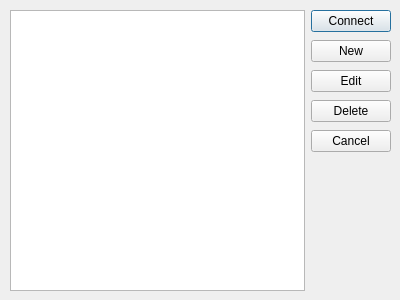
<?xml version="1.0" encoding="UTF-8"?>
<ui version="4.0">
 <class>ConnectionList</class>
 <widget class="QDialog" name="ConnectionList">
  <property name="geometry">
   <rect>
    <x>0</x>
    <y>0</y>
    <width>400</width>
    <height>300</height>
   </rect>
  </property>
  <property name="windowTitle">
   <string>Dialog</string>
  </property>
  <widget class="QWidget" name="horizontalLayoutWidget">
   <property name="geometry">
    <rect>
     <x>10</x>
     <y>10</y>
     <width>381</width>
     <height>281</height>
    </rect>
   </property>
   <layout class="QHBoxLayout" name="horizontalLayout">
    <item>
     <widget class="QListWidget" name="listWidget"/>
    </item>
    <item>
     <layout class="QVBoxLayout" name="verticalLayout">
      <property name="spacing">
       <number>8</number>
      </property>
      <item>
       <widget class="QPushButton" name="buttonConnect">
        <property name="text">
         <string>Connect</string>
        </property>
       </widget>
      </item>
      <item>
       <widget class="QPushButton" name="buttonNew">
        <property name="text">
         <string>New</string>
        </property>
       </widget>
      </item>
      <item>
       <widget class="QPushButton" name="buttonEdit">
        <property name="text">
         <string>Edit</string>
        </property>
       </widget>
      </item>
      <item>
       <widget class="QPushButton" name="buttonDelete">
        <property name="text">
         <string>Delete</string>
        </property>
       </widget>
      </item>
      <item>
       <widget class="QPushButton" name="buttonCancel">
        <property name="text">
         <string>Cancel</string>
        </property>
       </widget>
      </item>
      <item>
       <spacer name="verticalSpacer">
        <property name="orientation">
         <enum>Qt::Vertical</enum>
        </property>
        <property name="sizeHint" stdset="0">
         <size>
          <width>20</width>
          <height>40</height>
         </size>
        </property>
       </spacer>
      </item>
     </layout>
    </item>
   </layout>
  </widget>
 </widget>
 <resources/>
 <connections/>
</ui>
